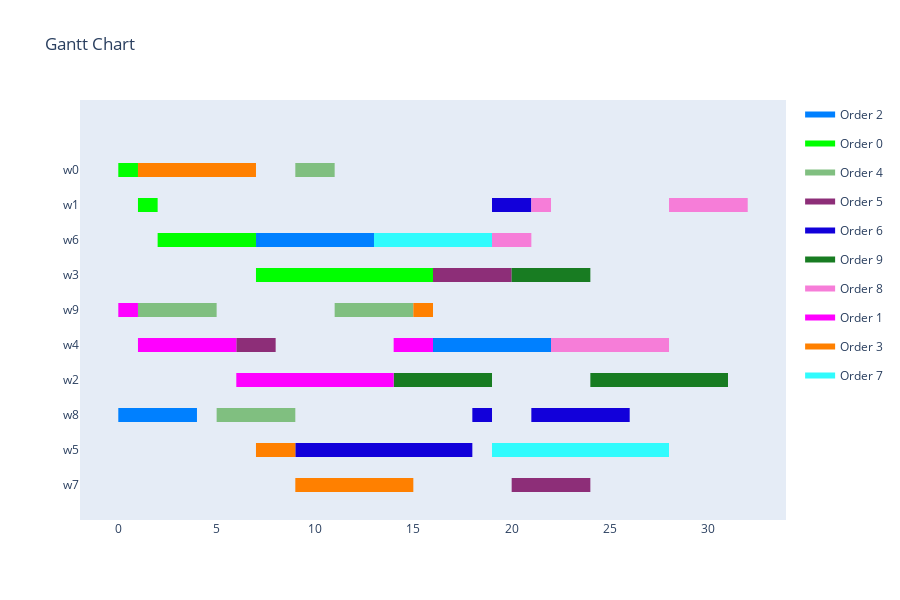
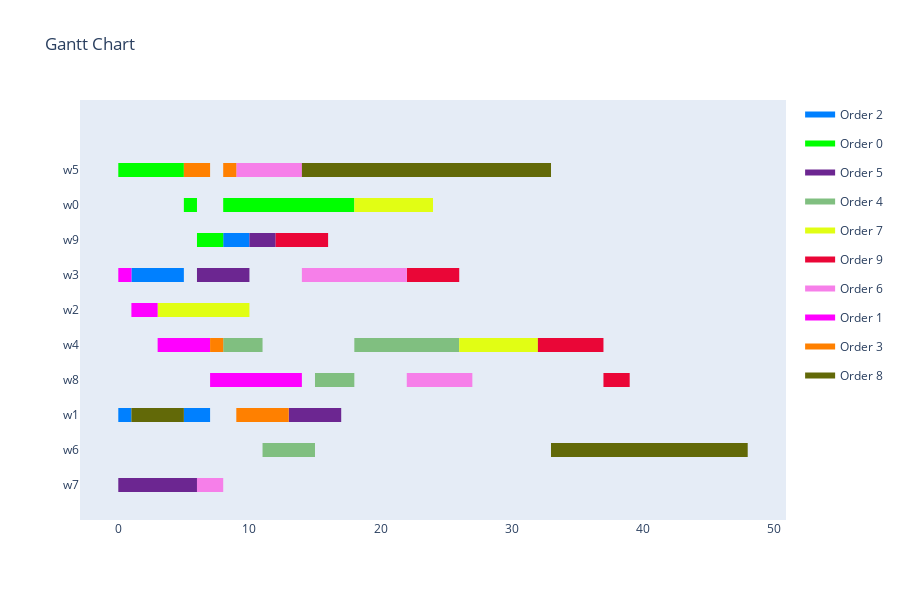
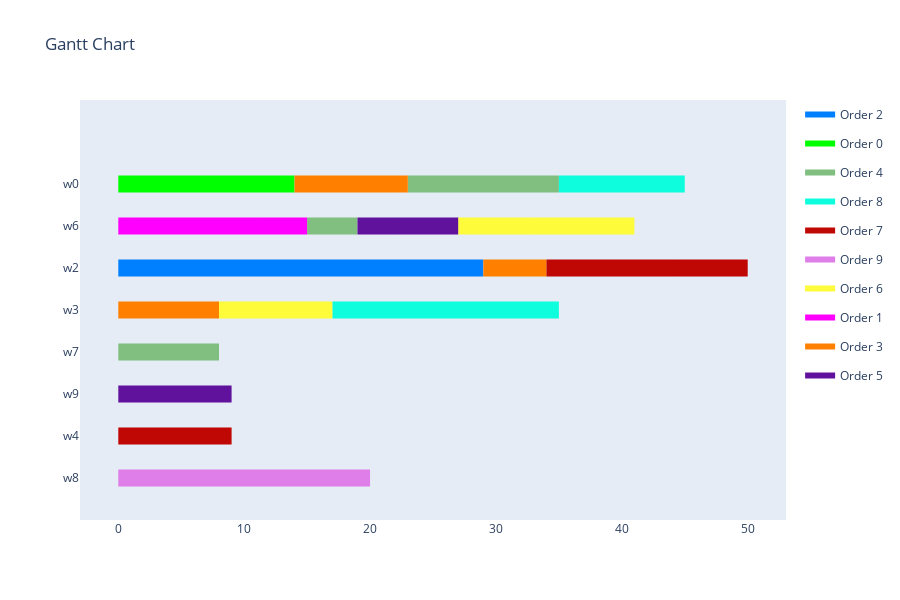

The code cell stored with these charts, in order, in its notebook:
### Code cell
all_results = mas.get_all_results()

for result in all_results:
    show_result(result)

print(f'\nDominance Values:')
for i in range(len(all_results)):
    print(f'{all_results[i][0].created_by.name}, {all_results[i][0].created_by.objective}: {mas.get_dominance(all_results, i)}')

### Figure 1 — Plotly figure (JSON) as saved in the notebook; plotly's stock layout.template omitted (floating-point values rounded to 4 significant figures)
{"data": [{"fill": "toself", "fillcolor": "rgb(0, 128, 255)", "hoverinfo": "name", "legendgroup": "rgb(0, 128, 255)", "mode": "none", "name": "Order 2", "type": "scatter", "x": [7, 13, 13, 7, 7, 16, 22, 22, 16, 16, 0, 3, 3, 0, 0, 3, 4, 4, 3], "y": [6.8, 6.8, 7.2, 7.2, null, 3.8, 3.8, 4.2, 4.2, null, 1.8, 1.8, 2.2, 2.2, null, 1.8, 1.8, 2.2, 2.2]}, {"fill": "toself", "fillcolor": "rgb(0, 255, 0)", "hoverinfo": "name", "legendgroup": "rgb(0, 255, 0)", "mode": "none", "name": "Order 0", "type": "scatter", "x": [0, 1, 1, 0, 0, 1, 2, 2, 1, 1, 2, 7, 7, 2, 2, 7, 16, 16, 7], "y": [8.8, 8.8, 9.2, 9.2, null, 7.8, 7.8, 8.2, 8.2, null, 6.8, 6.8, 7.2, 7.2, null, 5.8, 5.8, 6.2, 6.2]}, {"fill": "toself", "fillcolor": "rgb(128, 191, 128)", "hoverinfo": "name", "legendgroup": "rgb(128, 191, 128)", "mode": "none", "name": "Order 4", "type": "scatter", "x": [9, 11, 11, 9, 9, 1, 5, 5, 1, 1, 11, 15, 15, 11, 11, 5, 9, 9, 5], "y": [8.8, 8.8, 9.2, 9.2, null, 4.8, 4.8, 5.2, 5.2, null, 4.8, 4.8, 5.2, 5.2, null, 1.8, 1.8, 2.2, 2.2]}, {"fill": "toself", "fillcolor": "rgb(141, 46, 120)", "hoverinfo": "name", "legendgroup": "rgb(141, 46, 120)", "mode": "none", "name": "Order 5", "type": "scatter", "x": [16, 20, 20, 16, 16, 6, 7, 7, 6, 6, 7, 8, 8, 7, 7, 20, 24, 24, 20], "y": [5.8, 5.8, 6.2, 6.2, null, 3.8, 3.8, 4.2, 4.2, null, 3.8, 3.8, 4.2, 4.2, null, -0.2, -0.2, 0.2, 0.2]}, {"fill": "toself", "fillcolor": "rgb(18, 0, 218)", "hoverinfo": "name", "legendgroup": "rgb(18, 0, 218)", "mode": "none", "name": "Order 6", "type": "scatter", "x": [19, 21, 21, 19, 19, 18, 19, 19, 18, 18, 21, 26, 26, 21, 21, 9, 18, 18, 9], "y": [7.8, 7.8, 8.2, 8.2, null, 1.8, 1.8, 2.2, 2.2, null, 1.8, 1.8, 2.2, 2.2, null, 0.8, 0.8, 1.2, 1.2]}, {"fill": "toself", "fillcolor": "rgb(24, 124, 34)", "hoverinfo": "name", "legendgroup": "rgb(24, 124, 34)", "mode": "none", "name": "Order 9", "type": "scatter", "x": [20, 24, 24, 20, 20, 14, 19, 19, 14, 14, 24, 26, 26, 24, 24, 26, 31, 31, 26], "y": [5.8, 5.8, 6.2, 6.2, null, 2.8, 2.8, 3.2, 3.2, null, 2.8, 2.8, 3.2, 3.2, null, 2.8, 2.8, 3.2, 3.2]}, {"fill": "toself", "fillcolor": "rgb(246, 125, 216)", "hoverinfo": "name", "legendgroup": "rgb(246, 125, 216)", "mode": "none", "name": "Order 8", "type": "scatter", "x": [21, 22, 22, 21, 21, 28, 32, 32, 28, 28, 19, 21, 21, 19, 19, 22, 28, 28, 22], "y": [7.8, 7.8, 8.2, 8.2, null, 7.8, 7.8, 8.2, 8.2, null, 6.8, 6.8, 7.2, 7.2, null, 3.8, 3.8, 4.2, 4.2]}, {"fill": "toself", "fillcolor": "rgb(255, 0, 255)", "hoverinfo": "name", "legendgroup": "rgb(255, 0, 255)", "mode": "none", "name": "Order 1", "type": "scatter", "x": [0, 1, 1, 0, 0, 1, 6, 6, 1, 1, 14, 16, 16, 14, 14, 6, 14, 14, 6], "y": [4.8, 4.8, 5.2, 5.2, null, 3.8, 3.8, 4.2, 4.2, null, 3.8, 3.8, 4.2, 4.2, null, 2.8, 2.8, 3.2, 3.2]}, {"fill": "toself", "fillcolor": "rgb(255, 128, 0)", "hoverinfo": "name", "legendgroup": "rgb(255, 128, 0)", "mode": "none", "name": "Order 3", "type": "scatter", "x": [1, 7, 7, 1, 1, 15, 16, 16, 15, 15, 7, 9, 9, 7, 7, 9, 15, 15, 9], "y": [8.8, 8.8, 9.2, 9.2, null, 4.8, 4.8, 5.2, 5.2, null, 0.8, 0.8, 1.2, 1.2, null, -0.2, -0.2, 0.2, 0.2]}, {"fill": "toself", "fillcolor": "rgb(49, 251, 253)", "hoverinfo": "name", "legendgroup": "rgb(49, 251, 253)", "mode": "none", "name": "Order 7", "type": "scatter", "x": [13, 14, 14, 13, 13, 14, 19, 19, 14, 14, 19, 22, 22, 19, 19, 22, 28, 28, 22], "y": [6.8, 6.8, 7.2, 7.2, null, 6.8, 6.8, 7.2, 7.2, null, 0.8, 0.8, 1.2, 1.2, null, 0.8, 0.8, 1.2, 1.2]}, {"legendgroup": "rgb(0, 128, 255)", "marker": {"color": "rgb(0, 128, 255)", "opacity": 0, "size": 1}, "mode": "markers", "name": "", "showlegend": false, "text": [null, null, null, null, null, null, null, null], "type": "scatter", "x": [7, 13, 16, 22, 0, 3, 3, 4], "y": [7, 7, 4, 4, 2, 2, 2, 2]}, {"legendgroup": "rgb(0, 255, 0)", "marker": {"color": "rgb(0, 255, 0)", "opacity": 0, "size": 1}, "mode": "markers", "name": "", "showlegend": false, "text": [null, null, null, null, null, null, null, null], "type": "scatter", "x": [0, 1, 1, 2, 2, 7, 7, 16], "y": [9, 9, 8, 8, 7, 7, 6, 6]}, {"legendgroup": "rgb(128, 191, 128)", "marker": {"color": "rgb(128, 191, 128)", "opacity": 0, "size": 1}, "mode": "markers", "name": "", "showlegend": false, "text": [null, null, null, null, null, null, null, null], "type": "scatter", "x": [9, 11, 1, 5, 11, 15, 5, 9], "y": [9, 9, 5, 5, 5, 5, 2, 2]}, {"legendgroup": "rgb(141, 46, 120)", "marker": {"color": "rgb(141, 46, 120)", "opacity": 0, "size": 1}, "mode": "markers", "name": "", "showlegend": false, "text": [null, null, null, null, null, null, null, null], "type": "scatter", "x": [16, 20, 6, 7, 7, 8, 20, 24], "y": [6, 6, 4, 4, 4, 4, 0, 0]}, {"legendgroup": "rgb(18, 0, 218)", "marker": {"color": "rgb(18, 0, 218)", "opacity": 0, "size": 1}, "mode": "markers", "name": "", "showlegend": false, "text": [null, null, null, null, null, null, null, null], "type": "scatter", "x": [19, 21, 18, 19, 21, 26, 9, 18], "y": [8, 8, 2, 2, 2, 2, 1, 1]}, {"legendgroup": "rgb(24, 124, 34)", "marker": {"color": "rgb(24, 124, 34)", "opacity": 0, "size": 1}, "mode": "markers", "name": "", "showlegend": false, "text": [null, null, null, null, null, null, null, null], "type": "scatter", "x": [20, 24, 14, 19, 24, 26, 26, 31], "y": [6, 6, 3, 3, 3, 3, 3, 3]}, {"legendgroup": "rgb(246, 125, 216)", "marker": {"color": "rgb(246, 125, 216)", "opacity": 0, "size": 1}, "mode": "markers", "name": "", "showlegend": false, "text": [null, null, null, null, null, null, null, null], "type": "scatter", "x": [21, 22, 28, 32, 19, 21, 22, 28], "y": [8, 8, 8, 8, 7, 7, 4, 4]}, {"legendgroup": "rgb(255, 0, 255)", "marker": {"color": "rgb(255, 0, 255)", "opacity": 0, "size": 1}, "mode": "markers", "name": "", "showlegend": false, "text": [null, null, null, null, null, null, null, null], "type": "scatter", "x": [0, 1, 1, 6, 14, 16, 6, 14], "y": [5, 5, 4, 4, 4, 4, 3, 3]}, {"legendgroup": "rgb(255, 128, 0)", "marker": {"color": "rgb(255, 128, 0)", "opacity": 0, "size": 1}, "mode": "markers", "name": "", "showlegend": false, "text": [null, null, null, null, null, null, null, null], "type": "scatter", "x": [1, 7, 15, 16, 7, 9, 9, 15], "y": [9, 9, 5, 5, 1, 1, 0, 0]}, {"legendgroup": "rgb(49, 251, 253)", "marker": {"color": "rgb(49, 251, 253)", "opacity": 0, "size": 1}, "mode": "markers", "name": "", "showlegend": false, "text": [null, null, null, null, null, null, null, null], "type": "scatter", "x": [13, 14, 14, 19, 19, 22, 22, 28], "y": [7, 7, 7, 7, 1, 1, 1, 1]}], "layout": {"height": 600, "hovermode": "closest", "showlegend": true, "title": {"text": "Gantt Chart"}, "xaxis": {"rangeselector": {"buttons": [{"count": 7, "label": "1w", "step": "day", "stepmode": "backward"}, {"count": 1, "label": "1m", "step": "month", "stepmode": "backward"}, {"count": 6, "label": "6m", "step": "month", "stepmode": "backward"}, {"count": 1, "label": "YTD", "step": "year", "stepmode": "todate"}, {"count": 1, "label": "1y", "step": "year", "stepmode": "backward"}, {"step": "all"}]}, "showgrid": false, "type": "linear", "zeroline": false}, "yaxis": {"autorange": false, "range": [-1, 11], "showgrid": false, "ticktext": ["w7", "w5", "w8", "w2", "w4", "w9", "w3", "w6", "w1", "w0"], "tickvals": [0, 1, 2, 3, 4, 5, 6, 7, 8, 9], "zeroline": false}}}

### Figure 2 — Plotly figure (JSON) as saved in the notebook; plotly's stock layout.template omitted (floating-point values rounded to 4 significant figures)
{"data": [{"fill": "toself", "fillcolor": "rgb(0, 128, 255)", "hoverinfo": "name", "legendgroup": "rgb(0, 128, 255)", "mode": "none", "name": "Order 2", "type": "scatter", "x": [8, 10, 10, 8, 8, 1, 5, 5, 1, 1, 0, 1, 1, 0, 0, 5, 7, 7, 5], "y": [6.8, 6.8, 7.2, 7.2, null, 5.8, 5.8, 6.2, 6.2, null, 1.8, 1.8, 2.2, 2.2, null, 1.8, 1.8, 2.2, 2.2]}, {"fill": "toself", "fillcolor": "rgb(0, 255, 0)", "hoverinfo": "name", "legendgroup": "rgb(0, 255, 0)", "mode": "none", "name": "Order 0", "type": "scatter", "x": [0, 5, 5, 0, 0, 5, 6, 6, 5, 5, 8, 18, 18, 8, 8, 6, 8, 8, 6], "y": [8.8, 8.8, 9.2, 9.2, null, 7.8, 7.8, 8.2, 8.2, null, 7.8, 7.8, 8.2, 8.2, null, 6.8, 6.8, 7.2, 7.2]}, {"fill": "toself", "fillcolor": "rgb(108, 38, 145)", "hoverinfo": "name", "legendgroup": "rgb(108, 38, 145)", "mode": "none", "name": "Order 5", "type": "scatter", "x": [10, 12, 12, 10, 10, 6, 10, 10, 6, 6, 13, 17, 17, 13, 13, 0, 6, 6, 0], "y": [6.8, 6.8, 7.2, 7.2, null, 5.8, 5.8, 6.2, 6.2, null, 1.8, 1.8, 2.2, 2.2, null, -0.2, -0.2, 0.2, 0.2]}, {"fill": "toself", "fillcolor": "rgb(128, 191, 128)", "hoverinfo": "name", "legendgroup": "rgb(128, 191, 128)", "mode": "none", "name": "Order 4", "type": "scatter", "x": [8, 11, 11, 8, 8, 18, 26, 26, 18, 18, 15, 18, 18, 15, 15, 11, 15, 15, 11], "y": [3.8, 3.8, 4.2, 4.2, null, 3.8, 3.8, 4.2, 4.2, null, 2.8, 2.8, 3.2, 3.2, null, 0.8, 0.8, 1.2, 1.2]}, {"fill": "toself", "fillcolor": "rgb(225, 254, 20)", "hoverinfo": "name", "legendgroup": "rgb(225, 254, 20)", "mode": "none", "name": "Order 7", "type": "scatter", "x": [18, 24, 24, 18, 18, 3, 10, 10, 3, 3, 26, 30, 30, 26, 26, 30, 32, 32, 30], "y": [7.8, 7.8, 8.2, 8.2, null, 4.8, 4.8, 5.2, 5.2, null, 3.8, 3.8, 4.2, 4.2, null, 3.8, 3.8, 4.2, 4.2]}, {"fill": "toself", "fillcolor": "rgb(234, 6, 55)", "hoverinfo": "name", "legendgroup": "rgb(234, 6, 55)", "mode": "none", "name": "Order 9", "type": "scatter", "x": [12, 16, 16, 12, 12, 22, 26, 26, 22, 22, 32, 37, 37, 32, 32, 37, 39, 39, 37], "y": [6.8, 6.8, 7.2, 7.2, null, 5.8, 5.8, 6.2, 6.2, null, 3.8, 3.8, 4.2, 4.2, null, 2.8, 2.8, 3.2, 3.2]}, {"fill": "toself", "fillcolor": "rgb(246, 127, 233)", "hoverinfo": "name", "legendgroup": "rgb(246, 127, 233)", "mode": "none", "name": "Order 6", "type": "scatter", "x": [9, 14, 14, 9, 9, 14, 22, 22, 14, 14, 22, 27, 27, 22, 22, 6, 8, 8, 6], "y": [8.8, 8.8, 9.2, 9.2, null, 5.8, 5.8, 6.2, 6.2, null, 2.8, 2.8, 3.2, 3.2, null, -0.2, -0.2, 0.2, 0.2]}, {"fill": "toself", "fillcolor": "rgb(255, 0, 255)", "hoverinfo": "name", "legendgroup": "rgb(255, 0, 255)", "mode": "none", "name": "Order 1", "type": "scatter", "x": [0, 1, 1, 0, 0, 1, 3, 3, 1, 1, 3, 7, 7, 3, 3, 7, 14, 14, 7], "y": [5.8, 5.8, 6.2, 6.2, null, 4.8, 4.8, 5.2, 5.2, null, 3.8, 3.8, 4.2, 4.2, null, 2.8, 2.8, 3.2, 3.2]}, {"fill": "toself", "fillcolor": "rgb(255, 128, 0)", "hoverinfo": "name", "legendgroup": "rgb(255, 128, 0)", "mode": "none", "name": "Order 3", "type": "scatter", "x": [5, 7, 7, 5, 5, 8, 9, 9, 8, 8, 7, 8, 8, 7, 7, 9, 13, 13, 9], "y": [8.8, 8.8, 9.2, 9.2, null, 8.8, 8.8, 9.2, 9.2, null, 3.8, 3.8, 4.2, 4.2, null, 1.8, 1.8, 2.2, 2.2]}, {"fill": "toself", "fillcolor": "rgb(98, 105, 8)", "hoverinfo": "name", "legendgroup": "rgb(98, 105, 8)", "mode": "none", "name": "Order 8", "type": "scatter", "x": [14, 24, 24, 14, 14, 24, 33, 33, 24, 24, 1, 5, 5, 1, 1, 33, 48, 48, 33], "y": [8.8, 8.8, 9.2, 9.2, null, 8.8, 8.8, 9.2, 9.2, null, 1.8, 1.8, 2.2, 2.2, null, 0.8, 0.8, 1.2, 1.2]}, {"legendgroup": "rgb(0, 128, 255)", "marker": {"color": "rgb(0, 128, 255)", "opacity": 0, "size": 1}, "mode": "markers", "name": "", "showlegend": false, "text": [null, null, null, null, null, null, null, null], "type": "scatter", "x": [8, 10, 1, 5, 0, 1, 5, 7], "y": [7, 7, 6, 6, 2, 2, 2, 2]}, {"legendgroup": "rgb(0, 255, 0)", "marker": {"color": "rgb(0, 255, 0)", "opacity": 0, "size": 1}, "mode": "markers", "name": "", "showlegend": false, "text": [null, null, null, null, null, null, null, null], "type": "scatter", "x": [0, 5, 5, 6, 8, 18, 6, 8], "y": [9, 9, 8, 8, 8, 8, 7, 7]}, {"legendgroup": "rgb(108, 38, 145)", "marker": {"color": "rgb(108, 38, 145)", "opacity": 0, "size": 1}, "mode": "markers", "name": "", "showlegend": false, "text": [null, null, null, null, null, null, null, null], "type": "scatter", "x": [10, 12, 6, 10, 13, 17, 0, 6], "y": [7, 7, 6, 6, 2, 2, 0, 0]}, {"legendgroup": "rgb(128, 191, 128)", "marker": {"color": "rgb(128, 191, 128)", "opacity": 0, "size": 1}, "mode": "markers", "name": "", "showlegend": false, "text": [null, null, null, null, null, null, null, null], "type": "scatter", "x": [8, 11, 18, 26, 15, 18, 11, 15], "y": [4, 4, 4, 4, 3, 3, 1, 1]}, {"legendgroup": "rgb(225, 254, 20)", "marker": {"color": "rgb(225, 254, 20)", "opacity": 0, "size": 1}, "mode": "markers", "name": "", "showlegend": false, "text": [null, null, null, null, null, null, null, null], "type": "scatter", "x": [18, 24, 3, 10, 26, 30, 30, 32], "y": [8, 8, 5, 5, 4, 4, 4, 4]}, {"legendgroup": "rgb(234, 6, 55)", "marker": {"color": "rgb(234, 6, 55)", "opacity": 0, "size": 1}, "mode": "markers", "name": "", "showlegend": false, "text": [null, null, null, null, null, null, null, null], "type": "scatter", "x": [12, 16, 22, 26, 32, 37, 37, 39], "y": [7, 7, 6, 6, 4, 4, 3, 3]}, {"legendgroup": "rgb(246, 127, 233)", "marker": {"color": "rgb(246, 127, 233)", "opacity": 0, "size": 1}, "mode": "markers", "name": "", "showlegend": false, "text": [null, null, null, null, null, null, null, null], "type": "scatter", "x": [9, 14, 14, 22, 22, 27, 6, 8], "y": [9, 9, 6, 6, 3, 3, 0, 0]}, {"legendgroup": "rgb(255, 0, 255)", "marker": {"color": "rgb(255, 0, 255)", "opacity": 0, "size": 1}, "mode": "markers", "name": "", "showlegend": false, "text": [null, null, null, null, null, null, null, null], "type": "scatter", "x": [0, 1, 1, 3, 3, 7, 7, 14], "y": [6, 6, 5, 5, 4, 4, 3, 3]}, {"legendgroup": "rgb(255, 128, 0)", "marker": {"color": "rgb(255, 128, 0)", "opacity": 0, "size": 1}, "mode": "markers", "name": "", "showlegend": false, "text": [null, null, null, null, null, null, null, null], "type": "scatter", "x": [5, 7, 8, 9, 7, 8, 9, 13], "y": [9, 9, 9, 9, 4, 4, 2, 2]}, {"legendgroup": "rgb(98, 105, 8)", "marker": {"color": "rgb(98, 105, 8)", "opacity": 0, "size": 1}, "mode": "markers", "name": "", "showlegend": false, "text": [null, null, null, null, null, null, null, null], "type": "scatter", "x": [14, 24, 24, 33, 1, 5, 33, 48], "y": [9, 9, 9, 9, 2, 2, 1, 1]}], "layout": {"height": 600, "hovermode": "closest", "showlegend": true, "title": {"text": "Gantt Chart"}, "xaxis": {"rangeselector": {"buttons": [{"count": 7, "label": "1w", "step": "day", "stepmode": "backward"}, {"count": 1, "label": "1m", "step": "month", "stepmode": "backward"}, {"count": 6, "label": "6m", "step": "month", "stepmode": "backward"}, {"count": 1, "label": "YTD", "step": "year", "stepmode": "todate"}, {"count": 1, "label": "1y", "step": "year", "stepmode": "backward"}, {"step": "all"}]}, "showgrid": false, "type": "linear", "zeroline": false}, "yaxis": {"autorange": false, "range": [-1, 11], "showgrid": false, "ticktext": ["w7", "w6", "w1", "w8", "w4", "w2", "w3", "w9", "w0", "w5"], "tickvals": [0, 1, 2, 3, 4, 5, 6, 7, 8, 9], "zeroline": false}}}

### Figure 3 — Plotly figure (JSON) as saved in the notebook; plotly's stock layout.template omitted (floating-point values rounded to 4 significant figures)
{"data": [{"fill": "toself", "fillcolor": "rgb(0, 128, 255)", "hoverinfo": "name", "legendgroup": "rgb(0, 128, 255)", "mode": "none", "name": "Order 2", "type": "scatter", "x": [0, 8, 8, 0, 0, 8, 14, 14, 8, 8, 14, 17, 17, 14, 14, 17, 29, 29, 17], "y": [4.8, 4.8, 5.2, 5.2, null, 4.8, 4.8, 5.2, 5.2, null, 4.8, 4.8, 5.2, 5.2, null, 4.8, 4.8, 5.2, 5.2]}, {"fill": "toself", "fillcolor": "rgb(0, 255, 0)", "hoverinfo": "name", "legendgroup": "rgb(0, 255, 0)", "mode": "none", "name": "Order 0", "type": "scatter", "x": [0, 1, 1, 0, 0, 1, 2, 2, 1, 1, 2, 4, 4, 2, 2, 4, 14, 14, 4], "y": [6.8, 6.8, 7.2, 7.2, null, 6.8, 6.8, 7.2, 7.2, null, 6.8, 6.8, 7.2, 7.2, null, 6.8, 6.8, 7.2, 7.2]}, {"fill": "toself", "fillcolor": "rgb(128, 191, 128)", "hoverinfo": "name", "legendgroup": "rgb(128, 191, 128)", "mode": "none", "name": "Order 4", "type": "scatter", "x": [23, 25, 25, 23, 23, 25, 35, 35, 25, 25, 15, 19, 19, 15, 15, 0, 8, 8, 0], "y": [6.8, 6.8, 7.2, 7.2, null, 6.8, 6.8, 7.2, 7.2, null, 5.8, 5.8, 6.2, 6.2, null, 2.8, 2.8, 3.2, 3.2]}, {"fill": "toself", "fillcolor": "rgb(14, 254, 221)", "hoverinfo": "name", "legendgroup": "rgb(14, 254, 221)", "mode": "none", "name": "Order 8", "type": "scatter", "x": [35, 45, 45, 35, 35, 17, 26, 26, 17, 17, 26, 30, 30, 26, 26, 30, 35, 35, 30], "y": [6.8, 6.8, 7.2, 7.2, null, 3.8, 3.8, 4.2, 4.2, null, 3.8, 3.8, 4.2, 4.2, null, 3.8, 3.8, 4.2, 4.2]}, {"fill": "toself", "fillcolor": "rgb(191, 7, 4)", "hoverinfo": "name", "legendgroup": "rgb(191, 7, 4)", "mode": "none", "name": "Order 7", "type": "scatter", "x": [34, 36, 36, 34, 34, 36, 44, 44, 36, 36, 44, 50, 50, 44, 44, 0, 9, 9, 0], "y": [4.8, 4.8, 5.2, 5.2, null, 4.8, 4.8, 5.2, 5.2, null, 4.8, 4.8, 5.2, 5.2, null, 0.8, 0.8, 1.2, 1.2]}, {"fill": "toself", "fillcolor": "rgb(223, 125, 233)", "hoverinfo": "name", "legendgroup": "rgb(223, 125, 233)", "mode": "none", "name": "Order 9", "type": "scatter", "x": [0, 5, 5, 0, 0, 5, 13, 13, 5, 5, 13, 18, 18, 13, 13, 18, 20, 20, 18], "y": [-0.2, -0.2, 0.2, 0.2, null, -0.2, -0.2, 0.2, 0.2, null, -0.2, -0.2, 0.2, 0.2, null, -0.2, -0.2, 0.2, 0.2]}, {"fill": "toself", "fillcolor": "rgb(253, 251, 58)", "hoverinfo": "name", "legendgroup": "rgb(253, 251, 58)", "mode": "none", "name": "Order 6", "type": "scatter", "x": [27, 33, 33, 27, 27, 33, 41, 41, 33, 33, 8, 13, 13, 8, 8, 13, 17, 17, 13], "y": [5.8, 5.8, 6.2, 6.2, null, 5.8, 5.8, 6.2, 6.2, null, 3.8, 3.8, 4.2, 4.2, null, 3.8, 3.8, 4.2, 4.2]}, {"fill": "toself", "fillcolor": "rgb(255, 0, 255)", "hoverinfo": "name", "legendgroup": "rgb(255, 0, 255)", "mode": "none", "name": "Order 1", "type": "scatter", "x": [0, 1, 1, 0, 0, 1, 6, 6, 1, 1, 6, 11, 11, 6, 6, 11, 15, 15, 11], "y": [5.8, 5.8, 6.2, 6.2, null, 5.8, 5.8, 6.2, 6.2, null, 5.8, 5.8, 6.2, 6.2, null, 5.8, 5.8, 6.2, 6.2]}, {"fill": "toself", "fillcolor": "rgb(255, 128, 0)", "hoverinfo": "name", "legendgroup": "rgb(255, 128, 0)", "mode": "none", "name": "Order 3", "type": "scatter", "x": [14, 23, 23, 14, 14, 29, 34, 34, 29, 29, 0, 4, 4, 0, 0, 4, 8, 8, 4], "y": [6.8, 6.8, 7.2, 7.2, null, 4.8, 4.8, 5.2, 5.2, null, 3.8, 3.8, 4.2, 4.2, null, 3.8, 3.8, 4.2, 4.2]}, {"fill": "toself", "fillcolor": "rgb(97, 18, 157)", "hoverinfo": "name", "legendgroup": "rgb(97, 18, 157)", "mode": "none", "name": "Order 5", "type": "scatter", "x": [19, 22, 22, 19, 19, 22, 27, 27, 22, 22, 0, 4, 4, 0, 0, 4, 9, 9, 4], "y": [5.8, 5.8, 6.2, 6.2, null, 5.8, 5.8, 6.2, 6.2, null, 1.8, 1.8, 2.2, 2.2, null, 1.8, 1.8, 2.2, 2.2]}, {"legendgroup": "rgb(0, 128, 255)", "marker": {"color": "rgb(0, 128, 255)", "opacity": 0, "size": 1}, "mode": "markers", "name": "", "showlegend": false, "text": [null, null, null, null, null, null, null, null], "type": "scatter", "x": [0, 8, 8, 14, 14, 17, 17, 29], "y": [5, 5, 5, 5, 5, 5, 5, 5]}, {"legendgroup": "rgb(0, 255, 0)", "marker": {"color": "rgb(0, 255, 0)", "opacity": 0, "size": 1}, "mode": "markers", "name": "", "showlegend": false, "text": [null, null, null, null, null, null, null, null], "type": "scatter", "x": [0, 1, 1, 2, 2, 4, 4, 14], "y": [7, 7, 7, 7, 7, 7, 7, 7]}, {"legendgroup": "rgb(128, 191, 128)", "marker": {"color": "rgb(128, 191, 128)", "opacity": 0, "size": 1}, "mode": "markers", "name": "", "showlegend": false, "text": [null, null, null, null, null, null, null, null], "type": "scatter", "x": [23, 25, 25, 35, 15, 19, 0, 8], "y": [7, 7, 7, 7, 6, 6, 3, 3]}, {"legendgroup": "rgb(14, 254, 221)", "marker": {"color": "rgb(14, 254, 221)", "opacity": 0, "size": 1}, "mode": "markers", "name": "", "showlegend": false, "text": [null, null, null, null, null, null, null, null], "type": "scatter", "x": [35, 45, 17, 26, 26, 30, 30, 35], "y": [7, 7, 4, 4, 4, 4, 4, 4]}, {"legendgroup": "rgb(191, 7, 4)", "marker": {"color": "rgb(191, 7, 4)", "opacity": 0, "size": 1}, "mode": "markers", "name": "", "showlegend": false, "text": [null, null, null, null, null, null, null, null], "type": "scatter", "x": [34, 36, 36, 44, 44, 50, 0, 9], "y": [5, 5, 5, 5, 5, 5, 1, 1]}, {"legendgroup": "rgb(223, 125, 233)", "marker": {"color": "rgb(223, 125, 233)", "opacity": 0, "size": 1}, "mode": "markers", "name": "", "showlegend": false, "text": [null, null, null, null, null, null, null, null], "type": "scatter", "x": [0, 5, 5, 13, 13, 18, 18, 20], "y": [0, 0, 0, 0, 0, 0, 0, 0]}, {"legendgroup": "rgb(253, 251, 58)", "marker": {"color": "rgb(253, 251, 58)", "opacity": 0, "size": 1}, "mode": "markers", "name": "", "showlegend": false, "text": [null, null, null, null, null, null, null, null], "type": "scatter", "x": [27, 33, 33, 41, 8, 13, 13, 17], "y": [6, 6, 6, 6, 4, 4, 4, 4]}, {"legendgroup": "rgb(255, 0, 255)", "marker": {"color": "rgb(255, 0, 255)", "opacity": 0, "size": 1}, "mode": "markers", "name": "", "showlegend": false, "text": [null, null, null, null, null, null, null, null], "type": "scatter", "x": [0, 1, 1, 6, 6, 11, 11, 15], "y": [6, 6, 6, 6, 6, 6, 6, 6]}, {"legendgroup": "rgb(255, 128, 0)", "marker": {"color": "rgb(255, 128, 0)", "opacity": 0, "size": 1}, "mode": "markers", "name": "", "showlegend": false, "text": [null, null, null, null, null, null, null, null], "type": "scatter", "x": [14, 23, 29, 34, 0, 4, 4, 8], "y": [7, 7, 5, 5, 4, 4, 4, 4]}, {"legendgroup": "rgb(97, 18, 157)", "marker": {"color": "rgb(97, 18, 157)", "opacity": 0, "size": 1}, "mode": "markers", "name": "", "showlegend": false, "text": [null, null, null, null, null, null, null, null], "type": "scatter", "x": [19, 22, 22, 27, 0, 4, 4, 9], "y": [6, 6, 6, 6, 2, 2, 2, 2]}], "layout": {"height": 600, "hovermode": "closest", "showlegend": true, "title": {"text": "Gantt Chart"}, "xaxis": {"rangeselector": {"buttons": [{"count": 7, "label": "1w", "step": "day", "stepmode": "backward"}, {"count": 1, "label": "1m", "step": "month", "stepmode": "backward"}, {"count": 6, "label": "6m", "step": "month", "stepmode": "backward"}, {"count": 1, "label": "YTD", "step": "year", "stepmode": "todate"}, {"count": 1, "label": "1y", "step": "year", "stepmode": "backward"}, {"step": "all"}]}, "showgrid": false, "type": "linear", "zeroline": false}, "yaxis": {"autorange": false, "range": [-1, 9], "showgrid": false, "ticktext": ["w8", "w4", "w9", "w7", "w3", "w2", "w6", "w0"], "tickvals": [0, 1, 2, 3, 4, 5, 6, 7], "zeroline": false}}}
